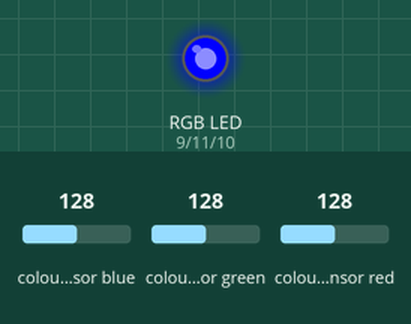
Simulated run of this sketch. Board: Arduino Uno, built with avr-gcc and run on an emulated ATmega328P. Shown: an RGB LED mixed from three pins (HIGH = lit). Wiring (inferred from the names in the program): TCS3200 colour sensor: output pin 8; S2 pin 6; S3 pin 7; S0 pin 4; S1 pin 5. The inputs (shaded band) are chosen by the test bench; at power-on: colour sensor green 128, colour sensor blue 128, colour sensor red 128. Pins used as bus, display or sensor lines are not drawn.

Above: at 1.2 s.
1.3 s: colour sensor green set to 120
At 2.7 s:
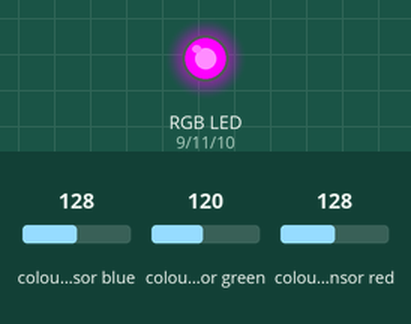
3.0 s: colour sensor green set to 87
4.5 s: colour sensor green set to 82
At 5.3 s:
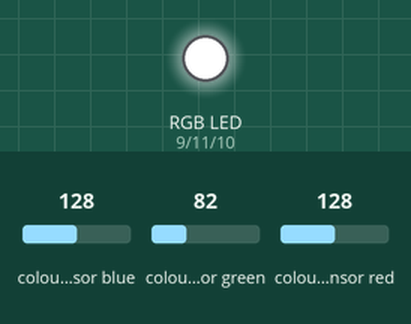
Timing chart, 0 to 7.5 s (numbered marks = the images above; inputs shaded):
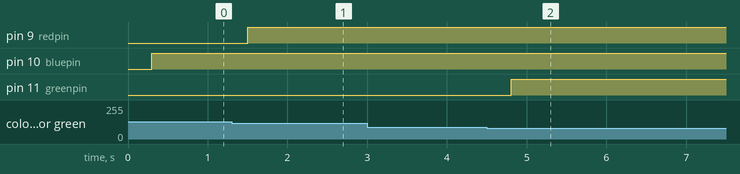

Measured:
- the behaviour switches between 125 and 124 on colour sensor green (found by bisection; images 0 and 1)
- the behaviour switches between 85 and 84 on colour sensor green (found by bisection; images 1 and 2)
- after the input at 1.3 s, pin 9 (redpin): LOW → HIGH after 0.20 s
- after the input at 3.0 s, every drawn part: stays the same
- after the input at 4.5 s, pin 11 (greenpin): LOW → HIGH after 0.31 s

The sketch:

scenario_1_code.ino
```cpp
#define S0 4//using 4,5,6,7,8 for the RGB colour sensor
#define S1 5
#define S2 6
#define S3 7
#define output_diode 8
#define redpin 9//using pwm pins over in 9,10 and 11 as it will be used for RGB led output
#define bluepin 10
#define greenpin 11
int red_frequency=0;
int blue_frequency=0;
int green_frequency=0;
void setup() {
  pinMode(S0,OUTPUT);
  pinMode(S1,OUTPUT);
  pinMode(S2,OUTPUT);
  pinMode(S3,OUTPUT);
  pinMode(output_diode,INPUT);
  pinMode(9,OUTPUT);
  pinMode(10,OUTPUT);
  pinMode(11,OUTPUT);
  digitalWrite(S0,HIGH);//frequency scaling upto 20%
  digitalWrite(S1,LOW);
  Serial.begin(9600);
}

void loop() {
  digitalWrite(S2,LOW);//red filtered photo diodes to be read
  digitalWrite(S3,LOW);
  red_frequency=pulseIn(output_diode,LOW);//frequency reading from diode
  delay(100);

  digitalWrite(S2,HIGH);//green filtered photo diodes to be read
  digitalWrite(S3,HIGH);
  green_frequency=pulseIn(output_diode,LOW);//frequency reading from diode
  delay(100);

  digitalWrite(S2,LOW);//blue filtered photo diodes to be read
  digitalWrite(S3,HIGH);
  blue_frequency=pulseIn(output_diode,LOW);//frequency reading from diode
  delay(100);

  if(green_frequency>25&&green_frequency<50)//we are considering only the colour of the plant as green and shades of green as maturity of it.It can be set accordingly on the basis of plant type
  {
      digitalWrite(bluepin,HIGH);//for newly born plants making the blue colour of rgb led on
  }
   if (green_frequency>40&&green_frequency<55)//we are considering only the colour of the plant as green and shades of green as maturity of it.
  {
      digitalWrite(redpin,HIGH);//for matured plants making the red colour of rgb led on
  }
  if (green_frequency>55)//for least green coloured plants
  {
      digitalWrite(greenpin,HIGH);//for least plants making the green colour of rgb led on
  }
}
```
